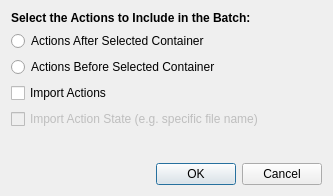
<?xml version="1.0" encoding="UTF-8"?>
<ui version="4.0">
 <class>BatchCreationDialog</class>
 <widget class="QDialog" name="BatchCreationDialog">
  <property name="geometry">
   <rect>
    <x>0</x>
    <y>0</y>
    <width>333</width>
    <height>196</height>
   </rect>
  </property>
  <property name="windowTitle">
   <string>Dialog</string>
  </property>
  <layout class="QVBoxLayout" name="verticalLayout">
   <item>
    <widget class="QLabel" name="label">
     <property name="font">
      <font>
       <weight>75</weight>
       <bold>true</bold>
      </font>
     </property>
     <property name="text">
      <string>Select the Actions to Include in the Batch:</string>
     </property>
    </widget>
   </item>
   <item>
    <widget class="QRadioButton" name="rb_after">
     <property name="text">
      <string>Actions After Selected Container</string>
     </property>
    </widget>
   </item>
   <item>
    <widget class="QRadioButton" name="rb_before">
     <property name="text">
      <string>Actions Before Selected Container</string>
     </property>
    </widget>
   </item>
   <item>
    <widget class="QCheckBox" name="cb_imports">
     <property name="text">
      <string>Import Actions</string>
     </property>
    </widget>
   </item>
   <item>
    <widget class="QCheckBox" name="cb_importStates">
     <property name="enabled">
      <bool>false</bool>
     </property>
     <property name="text">
      <string>Import Action State (e.g. specific file name)</string>
     </property>
    </widget>
   </item>
   <item>
    <spacer name="verticalSpacer">
     <property name="orientation">
      <enum>Qt::Vertical</enum>
     </property>
     <property name="sizeHint" stdset="0">
      <size>
       <width>20</width>
       <height>1</height>
      </size>
     </property>
    </spacer>
   </item>
   <item>
    <widget class="QDialogButtonBox" name="buttonBox">
     <property name="orientation">
      <enum>Qt::Horizontal</enum>
     </property>
     <property name="standardButtons">
      <set>QDialogButtonBox::Cancel|QDialogButtonBox::Ok</set>
     </property>
    </widget>
   </item>
  </layout>
 </widget>
 <resources/>
 <connections>
  <connection>
   <sender>buttonBox</sender>
   <signal>accepted()</signal>
   <receiver>BatchCreationDialog</receiver>
   <slot>accept()</slot>
   <hints>
    <hint type="sourcelabel">
     <x>248</x>
     <y>254</y>
    </hint>
    <hint type="destinationlabel">
     <x>157</x>
     <y>274</y>
    </hint>
   </hints>
  </connection>
  <connection>
   <sender>buttonBox</sender>
   <signal>rejected()</signal>
   <receiver>BatchCreationDialog</receiver>
   <slot>reject()</slot>
   <hints>
    <hint type="sourcelabel">
     <x>316</x>
     <y>260</y>
    </hint>
    <hint type="destinationlabel">
     <x>286</x>
     <y>274</y>
    </hint>
   </hints>
  </connection>
 </connections>
</ui>
